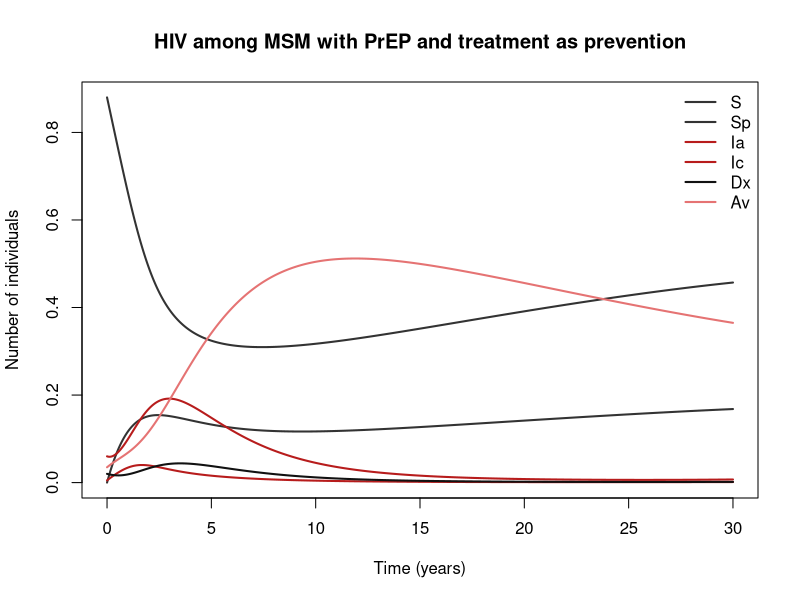

R code for this plot:
## HIV among MSM with PrEP and treatment as prevention
## HIV in MSM; PrEP.
## Parameter values: 0 of 13 checked against the source; the rest are recalled or illustrative.
## Reference: Structure is a generic composite in the style of many PrEP models. The efficacy value comes from McCormack S, Dunn DT, et al. Pre-exposure prophylaxis to prevent the acquisition of HIV-1 infection (PROUD). Lancet 2016;387:53–60
## Source: https://doi.org/10.1016/S0140-6736(15
##
## Generated from a compartmental model diagram (model format v1).
## Regenerating from the same diagram always gives this exact file.
##
## Compartments: S, Sp, Ia, Ic, Dx, Av
## Flows (time unit: years):
##   (outside) -> S   : (mu * N + nu_d * (Ic + Dx))
##   S -> Sp          : kappa_p * S
##   Sp -> S          : omega_p * Sp
##   S -> Ia          : foi * S
##   Sp -> Ia         : (1 - eff_prep) * foi * Sp
##   Ia -> Ic         : sig_a * Ia
##   Ic -> Dx         : tau_d * Ic
##   Dx -> Av         : tau_a * Dx
##   Ic -> (outside)  : nu_d * Ic
##   Dx -> (outside)  : nu_d * Dx
##   S -> (outside)   : mu * S
##   Sp -> (outside)  : mu * Sp
##   Ia -> (outside)  : mu * Ia
##   Ic -> (outside)  : mu * Ic
##   Dx -> (outside)  : mu * Dx
##   Av -> (outside)  : mu * Av

library(deSolve)

# ---- Time ------------------------------------------------------------
times <- seq(0, 30, by = 0.05)  # years

# ---- Parameters ------------------------------------------------------
parameters <- c(
  cp = 5,           # partner change rate (partners/yr) [illustrative]
  beta_c = 0.1,     # transmission probability per partnership from chronic infection (per partnership) [illustrative]
  ra = 10,          # relative infectiousness of acute infection [illustrative]
  sig_a = 4,        # exit from acute stage (about 3 months) (/yr) [illustrative]
  eff_prep = 0.86,  # PrEP efficacy [recalled]
  eps_art = 0,      # infectiousness when virally suppressed (U=U) [illustrative]
  kappa_p = 0.2,    # PrEP uptake (/yr) [illustrative]
  omega_p = 0.5,    # PrEP discontinuation (/yr) [illustrative]
  tau_d = 0.5,      # diagnosis rate (/yr) [illustrative]
  tau_a = 2,        # ART initiation after diagnosis (/yr) [illustrative]
  nu_d = 0.1,       # HIV death if untreated (/yr) [illustrative]
  mu = 0.03,        # exit (/yr) [illustrative]
  tau_p = 4         # HIV testing rate while on PrEP (3-monthly); only relevant if a PrEP-specific infection compartment is added (/yr) [illustrative]
)

# ---- Initial conditions ----------------------------------------------
state <- c(
  S = 0.88,    # susceptible not on PrEP
  Sp = 0,      # susceptible on PrEP
  Ia = 0.005,  # acute (primary) infection
  Ic = 0.06,   # chronic undiagnosed
  Dx = 0.02,   # diagnosed, not on ART
  Av = 0.035   # on ART, virally suppressed
)

# ---- Model equations -------------------------------------------------
hiv_prep_msm_model <- function(t, state, parameters) {
  with(as.list(c(state, parameters)), {
    # Total population
    N <- S + Sp + Ia + Ic + Dx + Av

    # Derived quantities
    foi <- cp * beta_c * (ra * Ia + Ic + Dx + eps_art * Av) / N  # force of infection

    # Rates of change
    dS <- (mu * N + nu_d * (Ic + Dx)) - kappa_p * S + omega_p * Sp - foi * S - mu * S
    dSp <- kappa_p * S - omega_p * Sp - (1 - eff_prep) * foi * Sp - mu * Sp
    dIa <- foi * S + (1 - eff_prep) * foi * Sp - sig_a * Ia - mu * Ia
    dIc <- sig_a * Ia - tau_d * Ic - nu_d * Ic - mu * Ic
    dDx <- tau_d * Ic - tau_a * Dx - nu_d * Dx - mu * Dx
    dAv <- tau_a * Dx - mu * Av

    list(c(dS, dSp, dIa, dIc, dDx, dAv))
  })
}

# ---- Solve -----------------------------------------------------------
out <- ode(y = state, times = times, func = hiv_prep_msm_model, parms = parameters)
out <- as.data.frame(out)

# ---- Plot ------------------------------------------------------------
compartment_cols <- c(S = "#333333", Sp = "#333333", Ia = "#B71C1C", Ic = "#B71C1C", Dx = "#111111", Av = "#E57373")
matplot(out$time, out[, names(compartment_cols)], type = "l", lty = 1, lwd = 2,
        col = compartment_cols, xlab = "Time (years)", ylab = "Number of individuals",
        main = "HIV among MSM with PrEP and treatment as prevention")
legend("topright", legend = names(compartment_cols), col = compartment_cols,
       lty = 1, lwd = 2, bty = "n")
